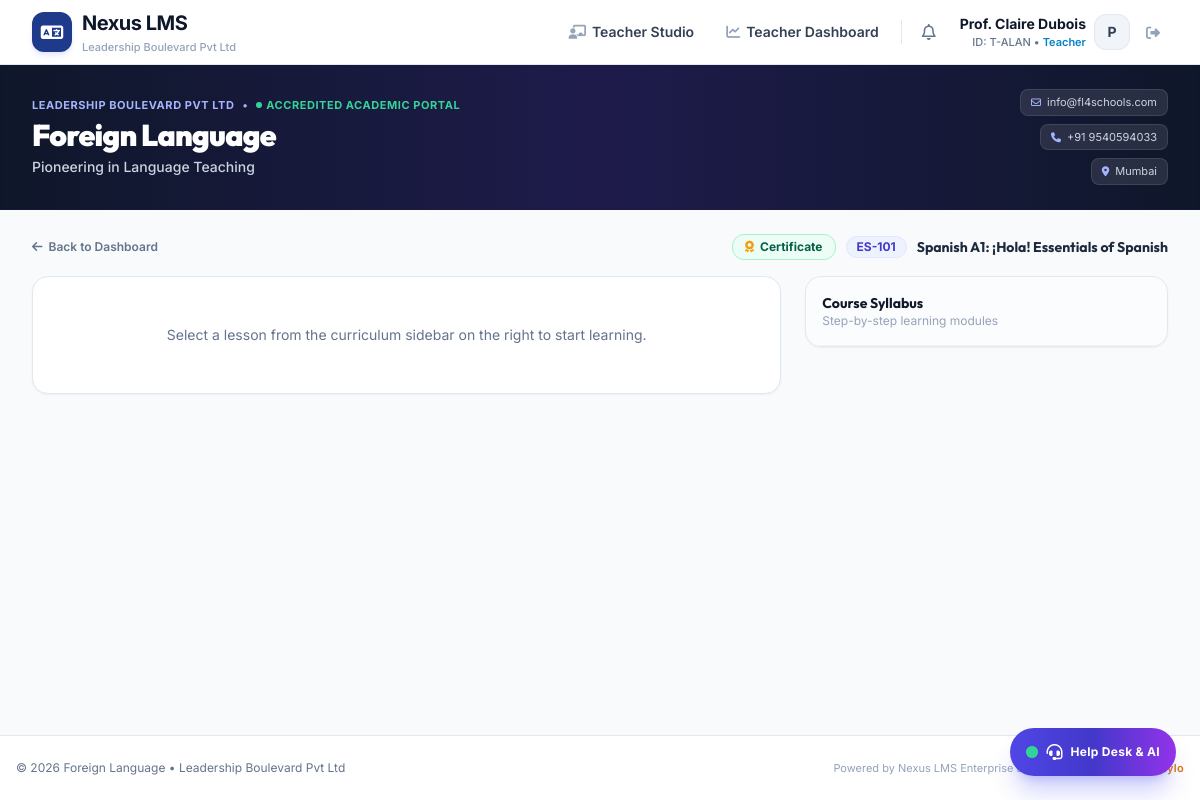
/course/1000 (signed in), run on an earlier commit of the app's database.
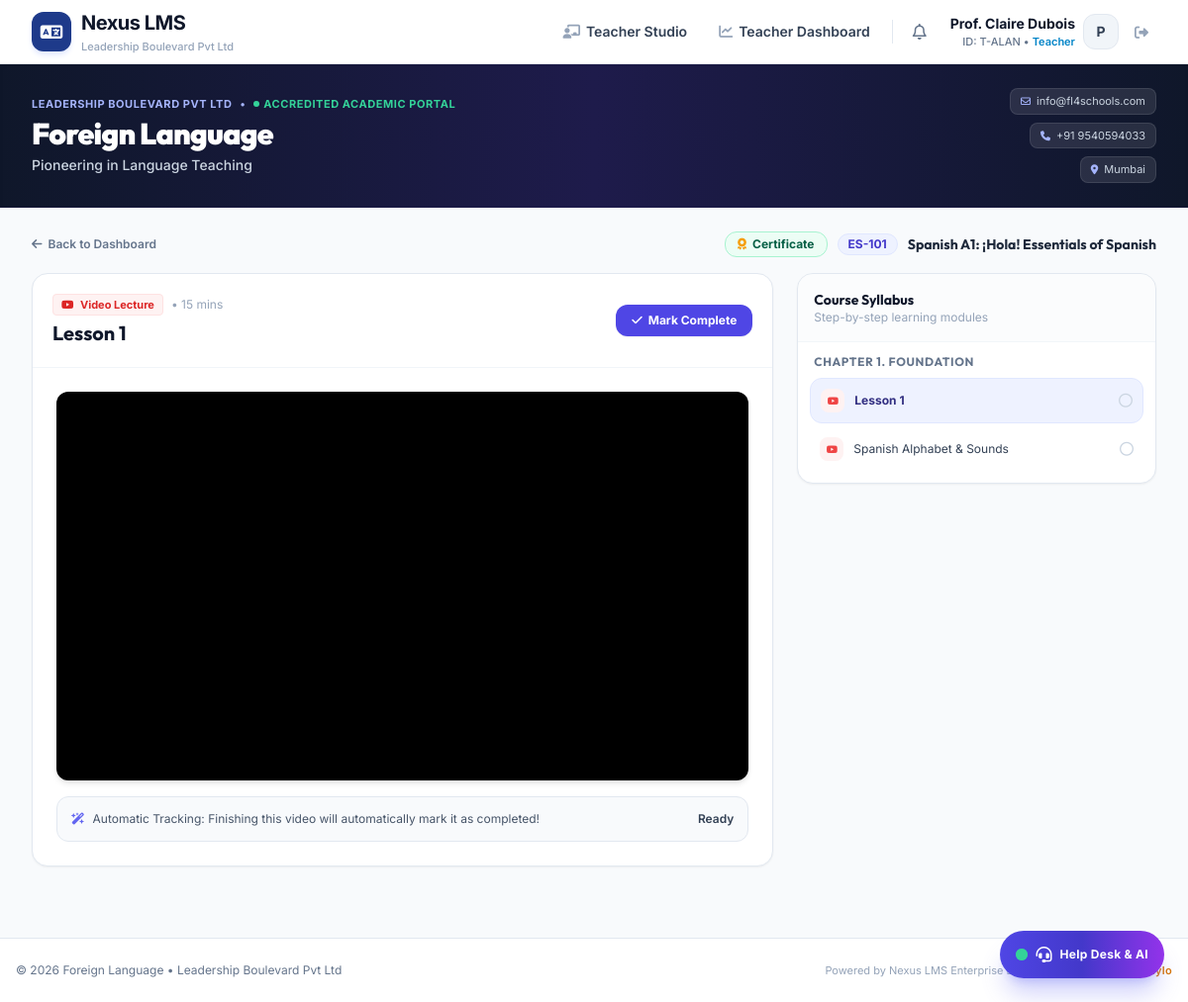
And on a later commit of the database.
### tables this page shows
CREATE TABLE lessons (
            id INTEGER PRIMARY KEY AUTOINCREMENT,
            module_id INTEGER NOT NULL,
            title TEXT NOT NULL,
            content_type TEXT NOT NULL,                -- 'youtube', 'pdf', 'quiz'
            content_value TEXT,                        -- YouTube URL/ID or uploaded PDF filename or instructions
            position INTEGER DEFAULT 1,
            duration_minutes INTEGER DEFAULT 10, subtitle TEXT, description TEXT,
            FOREIGN KEY (module_id) REFERENCES modules(id) ON DELETE CASCADE
        );

CREATE TABLE modules (
            id INTEGER PRIMARY KEY AUTOINCREMENT,
            course_id INTEGER NOT NULL,
            title TEXT NOT NULL,
            position INTEGER DEFAULT 1, description TEXT,
            FOREIGN KEY (course_id) REFERENCES courses(id) ON DELETE CASCADE
        );

### app/routes/student_routes.py (the view)
@router.get("/course/{course_id}", response_class=HTMLResponse)
async def course_player(request: Request, course_id: int, lesson_id: int = None):
    user = get_current_user(request)
    if not user:
        return RedirectResponse(url="/login", status_code=303)
    with get_db() as conn:
        cursor = conn.cursor()
        cursor.execute("UPDATE users SET last_active_at = CURRENT_TIMESTAMP WHERE id = ?", (user["id"],))
        cursor.execute("""
            SELECT c.*, u.full_name as teacher_name
            FROM courses c
            JOIN users u ON c.teacher_id = u.id
            WHERE c.id = ?
        """, (course_id,))
        course = cursor.fetchone()
        if not course:
            raise HTTPException(status_code=404, detail="Course not found")
        cursor.execute("UPDATE users SET last_active_at = CURRENT_TIMESTAMP WHERE id = ?", (user["id"],))
        if user["role"] == "student":
            cursor.execute("SELECT id FROM enrollments WHERE user_id = ? AND course_id = ?", (user["id"], course_id))
            if not cursor.fetchone():
                return templates.TemplateResponse("unauthorized_course.html", {
                    "request": request,
                    "user": user,
                    "course": dict(course)
                }, status_code=403)
        cursor.execute("SELECT * FROM modules WHERE course_id = ? ORDER BY position ASC, id ASC", (course_id,))
        modules_raw = cursor.fetchall()
        modules = []
        all_lessons = []
        active_lesson = None
        for m in modules_raw:
            mod_dict = dict(m)
            cursor.execute("""
                SELECT l.*,
                       COALESCE(lp.is_completed, 0) as is_completed,
                       COALESCE(lp.watched_seconds, 0) as watched_seconds
                FROM lessons l
                LEFT JOIN lesson_progress lp ON l.id = lp.lesson_id AND lp.user_id = ?
                WHERE l.module_id = ?
                ORDER BY l.position ASC, l.id ASC
            """, (user["id"], m["id"]))
            lessons = [dict(row) for row in cursor.fetchall()]
            mod_dict["lessons"] = lessons
            modules.append(mod_dict)
            all_lessons.extend(lessons)
        if not all_lessons:
            return templates.TemplateResponse("course_player.html", {
                "request": request,
                "user": user,
                "course": dict(course),
                "modules": [],
                "active_lesson": None,
                "quiz_data": None
            })
        if lesson_id:
            active_lesson = next((l for l in all_lessons if l["id"] == lesson_id), all_lessons[0])
        else:
            active_lesson = next((l for l in all_lessons if not l["is_completed"]), all_lessons[0])
        quiz_data = None
        user_attempts = []
        if active_lesson and active_lesson["content_type"] == "quiz":
            cursor.execute("SELECT * FROM quizzes WHERE lesson_id = ?", (active_lesson["id"],))
            quiz_row = cursor.fetchone()
            if quiz_row:
                quiz_data = dict(quiz_row)
                cursor.execute("SELECT id, question_text, option_a, option_b, option_c, option_d FROM quiz_questions WHERE quiz_id = ? ORDER BY id ASC", (quiz_data["id"],))
                quiz_data["questions"] = [dict(q) for q in cursor.fetchall()]
                cursor.execute("SELECT * FROM quiz_attempts WHERE user_id = ? AND quiz_id = ? ORDER BY attempted_at DESC LIMIT 5", (user["id"], quiz_data["id"]))
                user_attempts = [dict(a) for a in cursor.fetchall()]
                quiz_data["attempts"] = user_attempts
        youtube_id = None
        if active_lesson and active_lesson["content_type"] == "youtube":
            youtube_id = extract_youtube_id(active_lesson["content_value"])
    return templates.TemplateResponse("course_player.html", {
        "request": request,
        "user": user,
        "course": dict(course),
        "modules": modules,
        "active_lesson": active_lesson,
        "youtube_id": youtube_id,
        "quiz_data": quiz_data
    })

### app/templates/course_player.html (shortened to what the changed rows need)
{% extends "base.html" %}
{% block content %}
<div class="max-w-7xl mx-auto px-4 sm:px-6 lg:px-8 py-6">
    <div class="flex items-center justify-between mb-4">
        <div class="flex items-center space-x-2.5">
            <h1 class="text-sm font-bold text-slate-800 hidden sm:inline">{{ course.title }}</h1>
        </div>
    </div>
    <div class="grid grid-cols-1 lg:grid-cols-12 gap-6 items-start">
        <div class="lg:col-span-8 bg-white rounded-2xl border border-slate-200 shadow-sm overflow-hidden">
            {% if active_lesson %}
                <div class="p-5 border-b border-slate-100 flex flex-wrap justify-between items-center gap-3">
                    <div>
                        <div class="flex items-center space-x-2 mb-1">
                            {% if active_lesson.content_type == 'youtube' %}
                                <span class="px-2 py-0.5 rounded text-[11px] font-bold bg-red-50 text-red-600 border border-red-100">
                                    <i class="fa-brands fa-youtube mr-1"></i> Video Lecture
                                </span>
                            {% elif active_lesson.content_type == 'pdf' %}
                                <span class="px-2 py-0.5 rounded text-[11px] font-bold bg-sky-50 text-sky-600 border border-sky-100">
                                    <i class="fa-solid fa-file-pdf mr-1"></i> Document
                                </span>
                            {% elif active_lesson.content_type == 'quiz' %}
                                <span class="px-2 py-0.5 rounded text-[11px] font-bold bg-purple-50 text-purple-600 border border-purple-100">
                                    <i class="fa-solid fa-clipboard-question mr-1"></i> Assessment
                                </span>
                            {% endif %}
                            <span class="text-xs text-slate-400">&bull; {{ active_lesson.duration_minutes }} mins</span>
                        </div>
                        <h2 class="text-xl font-bold text-slate-900">{{ active_lesson.title }}</h2>
                    </div>
                    <div>
                        {% if active_lesson.content_type != 'quiz' %}
                            <button id="markCompleteBtn" onclick="markLessonComplete({{ active_lesson.id }})"
                                class="inline-flex items-center space-x-1.5 px-4 py-2 rounded-xl text-xs font-bold transition shadow-sm {% if active_lesson.is_completed %}bg-emerald-50 text-emerald-700 border border-emerald-200{% else %}bg-indigo-600 text-white hover:bg-indigo-700{% endif %}">
                                <i class="fa-solid {% if active_lesson.is_completed %}fa-circle-check{% else %}fa-check{% endif %}"></i>
                                <span id="markCompleteText">{% if active_lesson.is_completed %}Completed{% else %}Mark Complete{% endif %}</span>
                            </button>
                        {% endif %}
                    </div>
                </div>
                <div class="p-6">
                    {% if active_lesson.content_type == 'youtube' %}
                        {% if youtube_id %}
                            <div class="relative w-full aspect-video rounded-xl overflow-hidden bg-black shadow-md">
                                <div id="ytplayer" class="w-full h-full"></div>
                            </div>
                            <div class="mt-4 p-3.5 bg-slate-50 border border-slate-200 rounded-xl flex items-center justify-between text-xs text-slate-600">
                                <span class="flex items-center space-x-2">
                                    <i class="fa-solid fa-wand-magic-sparkles text-indigo-500"></i>
                                    <span>Automatic Tracking: Finishing this video will automatically mark it as completed!</span>
                                </span>
                                <span id="ytStatus" class="font-semibold text-slate-700">Ready</span>
                            </div>
                        {% endif %}
                    {% endif %}
                </div>
            {% else %}
                <div class="p-12 text-center text-slate-500 text-sm">
                    Select a lesson from the curriculum sidebar on the right to start learning.
                </div>
            {% endif %}
        </div>
        <div class="lg:col-span-4 bg-white rounded-2xl border border-slate-200 shadow-sm overflow-hidden sticky top-24">
            <div class="divide-y divide-slate-100 max-h-[75vh] overflow-y-auto">
                {% for mod in modules %}
                <div class="p-3">
                    <h4 class="text-xs font-bold text-slate-500 uppercase tracking-wider mb-2 px-1">
                        {{ mod.title }}
                    </h4>
                    <div class="space-y-1">
                        {% for les in mod.lessons %}
                        <a href="/course/{{ course.id }}?lesson_id={{ les.id }}"
                            class="flex items-center justify-between p-2.5 rounded-xl text-xs transition {% if active_lesson and active_lesson.id == les.id %}bg-indigo-50 text-indigo-900 font-bold border border-indigo-100{% else %}text-slate-700 hover:bg-slate-50{% endif %}">
                            <div class="flex items-center space-x-2.5 truncate">
                                <span class="w-6 h-6 rounded-lg flex items-center justify-center shrink-0 {% if les.content_type == 'youtube' %}bg-red-50 text-red-500{% elif les.content_type == 'pdf' %}bg-sky-50 text-sky-500{% else %}bg-purple-50 text-purple-500{% endif %}">
                                    {% if les.content_type == 'youtube' %}
                                        <i class="fa-brands fa-youtube text-[10px]"></i>
                                    {% elif les.content_type == 'pdf' %}
                                        <i class="fa-solid fa-file-pdf text-[10px]"></i>
                                    {% else %}
                                        <i class="fa-solid fa-question text-[10px]"></i>
                                    {% endif %}
                                </span>
                                <span class="truncate">{{ les.title }}</span>
                            </div>
                            <span class="shrink-0 ml-2" id="status_icon_{{ les.id }}">
                                {% if les.is_completed %}
                                    <i class="fa-solid fa-circle-check text-emerald-500 text-sm"></i>
                                {% else %}
                                    <i class="fa-regular fa-circle text-slate-300 text-sm"></i>
                                {% endif %}
                            </span>
                        </a>
                        {% endfor %}
                    </div>
                </div>
                {% endfor %}
            </div>
        </div>
    </div>
</div>
{% endblock %}

What changed in the data, as far as the page shows it:
added lessons: duration_minutes "15", title "Lesson 1", content_type "youtube" (drawn)
added modules: title "CHAPTER 1. FOUNDATION"
added lessons: content_type "youtube" (drawn), title "Spanish Alphabet & Sounds"
Also different on the page:
text no longer shown: "Select a lesson from the curriculum sidebar on the right to start learning."
text now shown: "Video Lecture • mins Mark Complete Automatic Tracking: Finishing this video will automatically mark it as completed! Ready"
